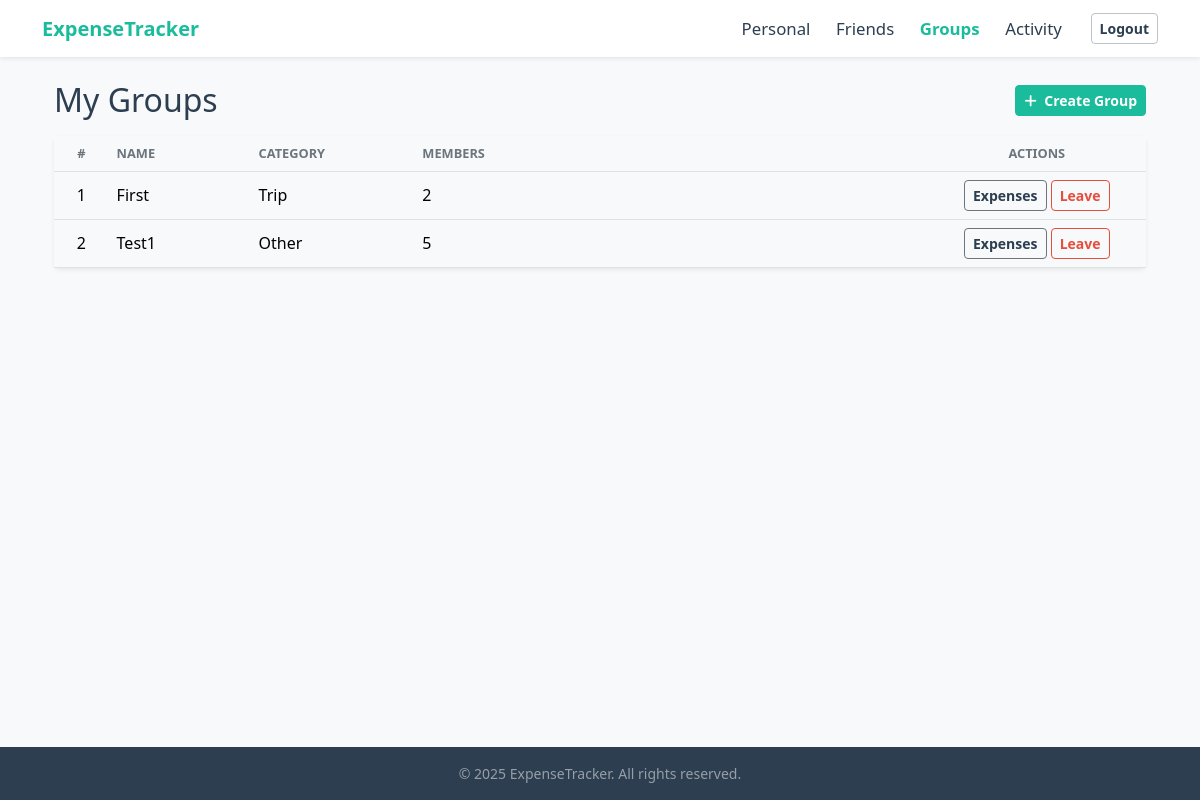
Page /tracker/groups/ (signed in) on the earlier database version.
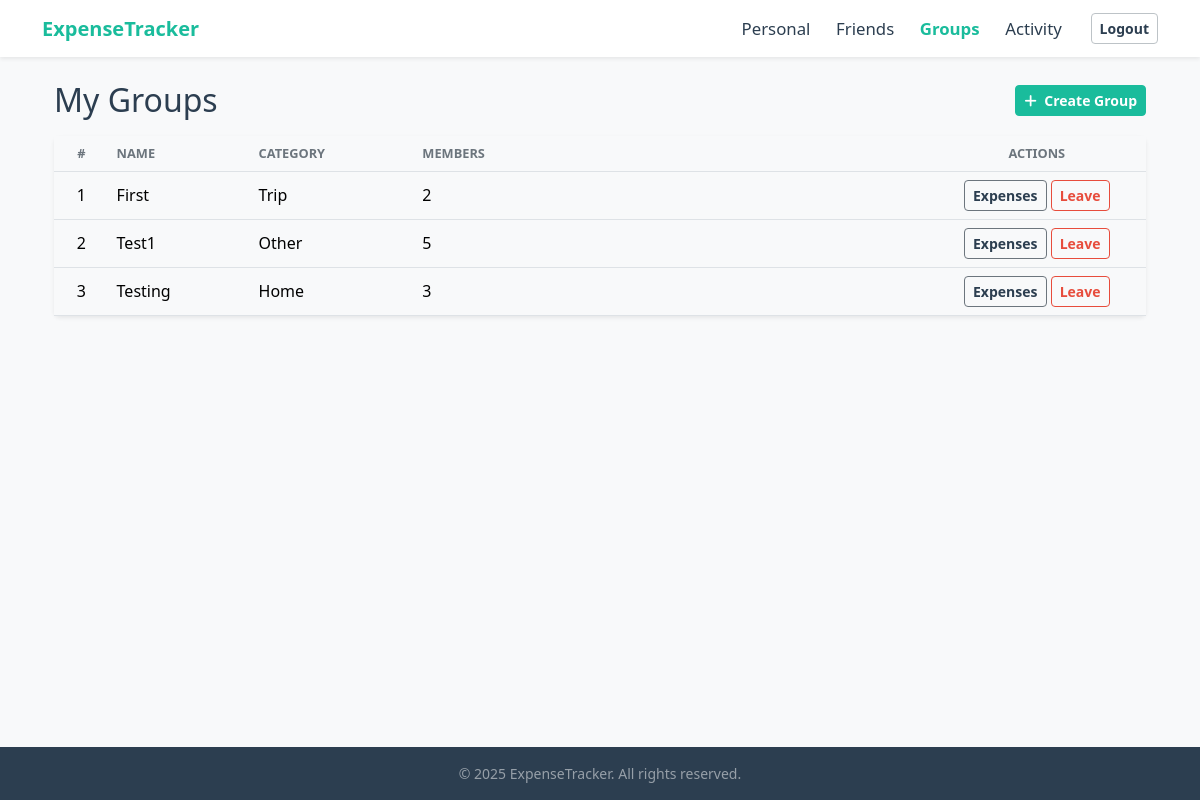
Same page on the later database version.
### tracker/models.py (models this page shows, shortened)
class Groups(models.Model):
    CATEGORY_CHOICES = [
        ('Trip', 'Trip'),
        ('Home', 'Home'),
        ('Couple', 'Couple'),
        ('Other', 'Other'),
    ]
    name = models.CharField(max_length=100)
    category = models.CharField(max_length=80,choices=CATEGORY_CHOICES)
    created_by = models.ForeignKey(UserRegistration, on_delete=models.CASCADE, related_name='created_groups')
    members = models.ManyToManyField(UserRegistration, related_name='groups')
    created_at = models.DateTimeField(auto_now_add=True)

### tracker/views.py (the view)
# urls.py: path('groups/', views.groups_dashboard, name='groups_dashboard'),
def groups_dashboard(request):
    if 'username' not in request.session:
        messages.error(request, "Please log in to access this page.")
        return redirect('login')
    user_id = request.session.get('user_id')
    user = UserRegistration.objects.get(id=user_id)
    groups = Groups.objects.filter(members=user)
    filter_option = request.GET.get('filter', 'None')
    if filter_option == 'None':
        filtered_groups = groups
    else:
        filtered_groups = groups
    overall_owe = 0  # Placeholder for overall owe calculation
    context = {
        'groups': groups,
        'filter_option': filter_option,
        'overall_owe': overall_owe,
    }
    return render(request, 'tracker/groups.html', context)

### tracker/templates/tracker/groups.html (shortened to what this page needs)
{% extends 'tracker/base.html' %}
{% load static %}
{% block content %}
<div class="container mt-4">
    <div class="d-flex justify-content-between align-items-center mb-3">
        <h2 class="mb-0 fw-light">My Groups</h2>
        <a href="{% url 'create_group' %}" class="btn btn-primary btn-sm">
            <i class="fas fa-plus me-1"></i> Create Group
        </a>
    </div>
     <div class="card shadow-sm border-0">
        <div class="card-body p-0">
            <div class="table-responsive">
                <table class="table table-hover align-middle mb-0">
                    <thead class="text-center">
                        <tr>
                            <th width="5%">#</th>
                            <th width="13%" class="text-start">Name</th>
                            <th width="15%"  class="text-start">Category</th>
                            <th class="text-start">Members</th>
                            <th width="20%">Actions</th>
                        </tr>
                    </thead>
                    <tbody>
                        {% for group in groups %}
                            <tr class="text-center">
                                <td class="text-center">{{ forloop.counter }}</td>
                                <td class="text-start">{{ group.name }}</td>
                                <td class="text-start">{{ group.category }}</td>
                                <td class="text-start">{{ group.members.count }}</td>
                                <td>
                                    <a href="{% url 'group_details' group_id=group.id %}" class="btn btn-sm btn-outline-secondary" title="group_details">
                                        Expenses
                                    </a>
                                    <form action="{% url 'remove_from_group' group_id=group.id %}" method="POST" class="d-inline" onsubmit="return confirm('Are you sure you want to leave this group?');">
                                        <button type="submit" class="btn btn-sm btn-outline-danger">Leave</button>
                                    </form>
                                </td>
                            </tr>
                            {% empty %}
                            <tr><td colspan="4" class="text-center">No groups yet.</td></tr>
                        {% endfor %}
                    </tbody>
                </table>
            </div>
        </div>
    </div>
{% endblock %}

Differences in the rows shown:
added Groups: name "Testing", category "Home", members.count "3"
